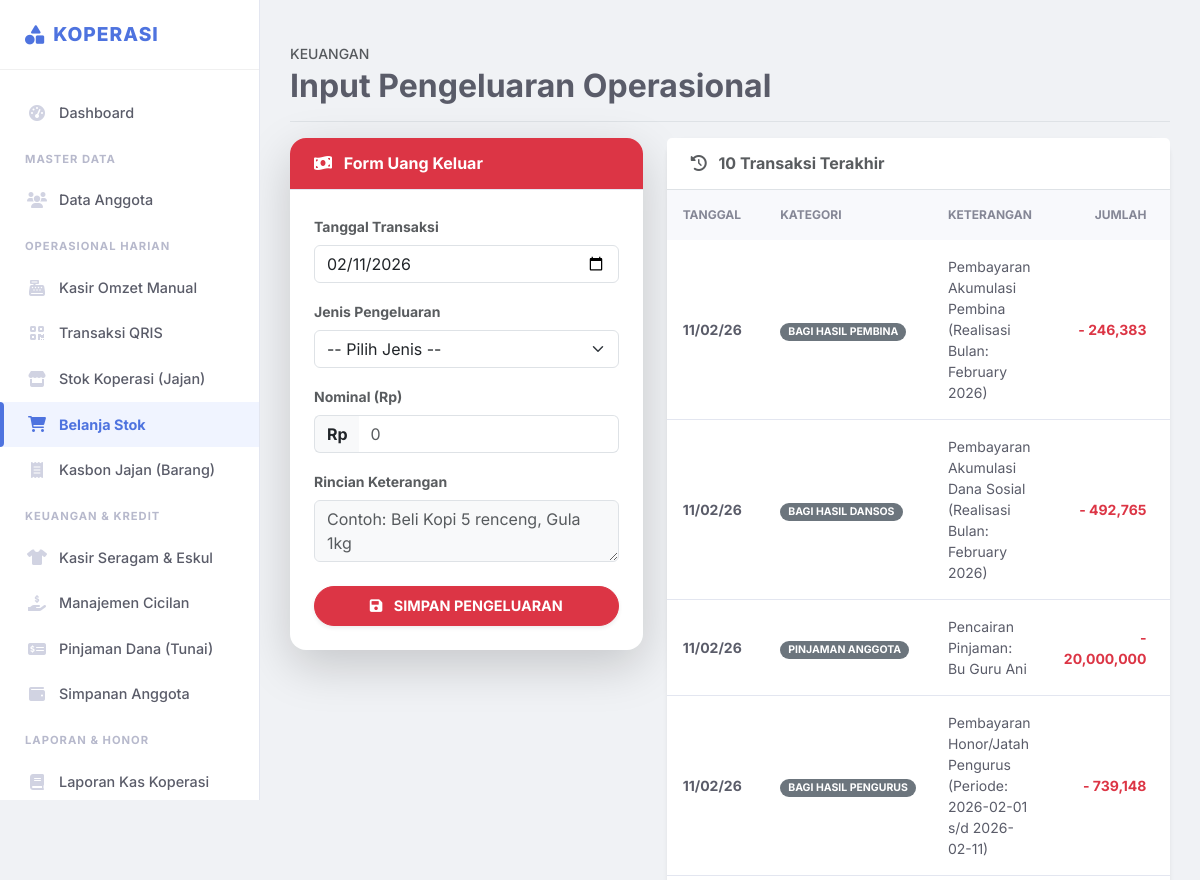
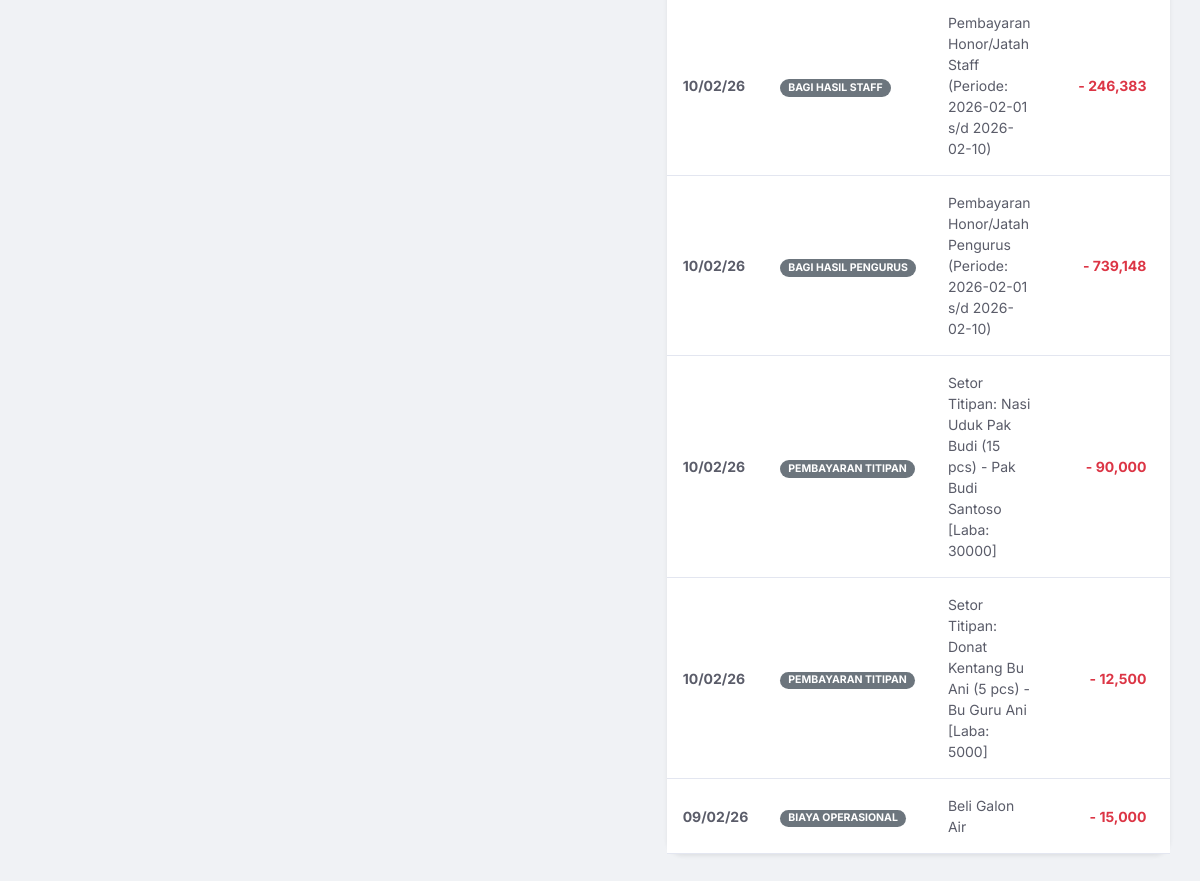
The page /kas/kas_belanja (signed in) on the database its author committed (2 pictures, top to bottom).
### tables this page shows
CREATE TABLE `transaksi_kas` (
  `id` int(11) NOT NULL,
  `tanggal` date NOT NULL,
  `kategori` varchar(100) NOT NULL,
  `arus` enum('masuk','keluar') NOT NULL,
  `jumlah` decimal(15,2) NOT NULL,
  `keterangan` text DEFAULT NULL,
  `user_id` int(11) DEFAULT NULL,
  `created_at` timestamp NOT NULL DEFAULT current_timestamp()
);

### pages/kas/kas_belanja.php (the view, shortened to what this page needs)
<?php
$riwayat = $pdo->query("SELECT * FROM transaksi_kas WHERE arus='keluar' ORDER BY tanggal DESC, id DESC LIMIT 10")->fetchAll();
?>
<div class="d-flex justify-content-between flex-wrap flex-md-nowrap align-items-center pt-3 pb-2 mb-3 border-bottom">
    <div>
        <h6 class="text-muted text-uppercase small ls-1 mb-1">Keuangan</h6>
        <h1 class="h2 fw-bold">Input Pengeluaran Operasional</h1>
    </div>
</div>
<div class="row">
    <div class="col-md-5">
        <div class="card shadow-lg border-0 rounded-4 mb-4">
            <div class="card-header bg-danger text-white py-3 rounded-top-4">
                <h6 class="mb-0 fw-bold"><i class="fas fa-money-bill-wave me-2"></i> Form Uang Keluar</h6>
            </div>
            <div class="card-body p-4">
                <form method="POST">
                    <div class="mb-3">
                        <label class="form-label small fw-bold text-muted">Tanggal Transaksi</label>
                        <input type="date" name="tanggal" class="form-control" value="<?= date('Y-m-d') ?>" required>
                    </div>
                    <div class="mb-3">
                        <label class="form-label small fw-bold text-muted">Jenis Pengeluaran</label>
                        <select name="kategori" id="kategori" class="form-select" required onchange="toggleStok()">
                            <option value="">-- Pilih Jenis --</option>
                        </select>
                    </div>
                    <div class="mb-3">
                        <label class="form-label small fw-bold text-muted">Nominal (Rp)</label>
                        <div class="input-group">
                            <span class="input-group-text bg-light border-end-0 fw-bold">Rp</span>
                            <input type="number" name="jumlah" class="form-control border-start-0" placeholder="0" required>
                        </div>
                    </div>
                    <div class="mb-4">
                        <label class="form-label small fw-bold text-muted">Rincian Keterangan</label>
                        <textarea name="keterangan" class="form-control bg-light" rows="2" placeholder="Contoh: Beli Kopi 5 renceng, Gula 1kg" required></textarea>
                    </div>
                    <button type="submit" name="simpan_pengeluaran" class="btn btn-danger w-100 py-2 fw-bold rounded-pill shadow-sm">
                        <i class="fas fa-save me-2"></i> SIMPAN PENGELUARAN
                    </button>
                </form>
            </div>
        </div>
    </div>
    <div class="col-md-7">
        <div class="card shadow-sm border-0 rounded-4">
            <div class="card-header bg-white py-3 border-bottom">
                <h6 class="mb-0 fw-bold text-muted"><i class="fas fa-history me-2"></i> 10 Transaksi Terakhir</h6>
            </div>
            <div class="card-body p-0">
                <div class="table-responsive">
                    <table class="table table-hover align-middle mb-0 small">
                        <thead class="bg-light">
                            <tr>
                                <th class="ps-3">Tanggal</th>
                                <th>Kategori</th>
                                <th>Keterangan</th>
                                <th class="text-end pe-3">Jumlah</th>
                                <th></th>
                            </tr>
                        </thead>
                        <tbody>
                            <?php foreach($riwayat as $row): ?>
                            <tr>
                                <td class="ps-3 fw-bold"><?= date('d/m/y', strtotime($row['tanggal'])) ?></td>
                                <td>
                                    <?php
                                        $kat = $row['kategori'];
                                        $bg = 'secondary';
                                        echo "<span class='badge bg-$bg rounded-pill px-2'>".strtoupper(str_replace('_',' ',$kat))."</span>";
                                    ?>
                                </td>
                                <td><?= htmlspecialchars($row['keterangan']) ?></td>
                                <td class="text-end text-danger fw-bold pe-3">- <?= number_format($row['jumlah']) ?></td>
                                <td class="text-end pe-3">
                                </td>
                            </tr>
                            <?php endforeach; ?>
                        </tbody>
                    </table>
                </div>
            </div>
        </div>
    </div>
</div>

### index.php (style rules this page uses)
:root { --primary: #4e73df; --primary-dark: #224abe; --success: #1cc88a; --info: #36b9cc; --warning: #f6c23e; --danger: #e74a3b; --dark: #2c3e50; --light: #f8f9fc; }
body { font-family: 'Inter', sans-serif; background-color: #f0f2f5; color: #5a5c69; overflow-x: hidden; }
.card { border: none; border-radius: 12px; box-shadow: 0 0.15rem 1.75rem 0 rgba(58, 59, 69, 0.05); background: #fff; transition: box-shadow 0.2s; }
.card-header { background: #fff; border-bottom: 1px solid #e3e6f0; padding: 1.2rem 1.5rem; font-weight: 700; color: var(--primary); }
.btn { padding: 0.5rem 1rem; border-radius: 8px; font-weight: 600; font-size: 0.9rem; }
.table thead th { background: #f8f9fc; color: #858796; font-weight: 700; text-transform: uppercase; font-size: 0.75rem; border-bottom: 0; padding: 1rem; }
.table td { padding: 1rem; vertical-align: middle; color: #5a5c69; border-bottom: 1px solid #e3e6f0; }

### rows shown on the page
transaksi_kas: tanggal "11/02/26", kategori "BAGI HASIL PEMBINA", keterangan "Pembayaran Akumulasi Pembina (Realisasi Bulan: February 2026)", jumlah "246,383"
transaksi_kas: tanggal "11/02/26", kategori "BAGI HASIL DANSOS", keterangan "Pembayaran Akumulasi Dana Sosial (Realisasi Bulan: February 2026)", jumlah "492,765"
transaksi_kas: tanggal "11/02/26", kategori "PINJAMAN ANGGOTA", keterangan "Pencairan Pinjaman: Bu Guru Ani", jumlah "20,000,000"
transaksi_kas: tanggal "11/02/26", kategori "BAGI HASIL PENGURUS", keterangan "Pembayaran Honor/Jatah Pengurus (Periode: 2026-02-01 s/d 2026-02-11)", jumlah "739,148"
transaksi_kas: tanggal "10/02/26", kategori "BAGI HASIL STAFF", keterangan "Pembayaran Honor/Jatah Staff (Periode: 2026-02-01 s/d 2026-02-10)", jumlah "246,383"
transaksi_kas: tanggal "10/02/26", kategori "BAGI HASIL PENGURUS", keterangan "Pembayaran Honor/Jatah Pengurus (Periode: 2026-02-01 s/d 2026-02-10)", jumlah "739,148"
transaksi_kas: tanggal "10/02/26", kategori "PEMBAYARAN TITIPAN", keterangan "Setor Titipan: Nasi Uduk Pak Budi (15 pcs) - Pak Budi Santoso [Laba: 30000]", jumlah "90,000"
transaksi_kas: tanggal "10/02/26", kategori "PEMBAYARAN TITIPAN", keterangan "Setor Titipan: Donat Kentang Bu Ani (5 pcs) - Bu Guru Ani [Laba: 5000]", jumlah "12,500"
transaksi_kas: tanggal "09/02/26", kategori "BIAYA OPERASIONAL", keterangan "Beli Galon Air", jumlah "15,000"
